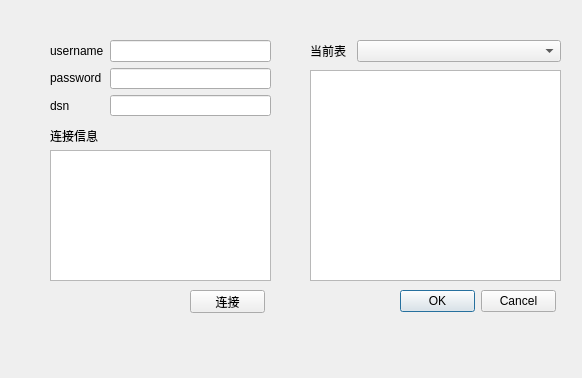
<?xml version="1.0" encoding="UTF-8"?>
<ui version="4.0">
 <class>Dialog</class>
 <widget class="QDialog" name="Dialog">
  <property name="geometry">
   <rect>
    <x>0</x>
    <y>0</y>
    <width>582</width>
    <height>378</height>
   </rect>
  </property>
  <property name="windowTitle">
   <string>Dialog</string>
  </property>
  <widget class="QPushButton" name="pushButton">
   <property name="geometry">
    <rect>
     <x>190</x>
     <y>290</y>
     <width>75</width>
     <height>23</height>
    </rect>
   </property>
   <property name="text">
    <string>连接</string>
   </property>
  </widget>
  <widget class="QTextEdit" name="textEdit">
   <property name="geometry">
    <rect>
     <x>50</x>
     <y>150</y>
     <width>221</width>
     <height>131</height>
    </rect>
   </property>
  </widget>
  <widget class="QTextEdit" name="textEdit_2">
   <property name="geometry">
    <rect>
     <x>310</x>
     <y>70</y>
     <width>251</width>
     <height>211</height>
    </rect>
   </property>
  </widget>
  <widget class="QLabel" name="label_5">
   <property name="geometry">
    <rect>
     <x>50</x>
     <y>130</y>
     <width>54</width>
     <height>12</height>
    </rect>
   </property>
   <property name="text">
    <string>连接信息</string>
   </property>
  </widget>
  <widget class="QDialogButtonBox" name="buttonBox">
   <property name="geometry">
    <rect>
     <x>400</x>
     <y>290</y>
     <width>156</width>
     <height>23</height>
    </rect>
   </property>
   <property name="standardButtons">
    <set>QDialogButtonBox::Cancel|QDialogButtonBox::Ok</set>
   </property>
  </widget>
  <widget class="QWidget" name="">
   <property name="geometry">
    <rect>
     <x>50</x>
     <y>40</y>
     <width>221</width>
     <height>76</height>
    </rect>
   </property>
   <layout class="QHBoxLayout" name="horizontalLayout">
    <item>
     <layout class="QVBoxLayout" name="verticalLayout">
      <item>
       <widget class="QLabel" name="label">
        <property name="text">
         <string>username</string>
        </property>
       </widget>
      </item>
      <item>
       <widget class="QLabel" name="label_2">
        <property name="text">
         <string>password</string>
        </property>
       </widget>
      </item>
      <item>
       <widget class="QLabel" name="label_3">
        <property name="text">
         <string>dsn</string>
        </property>
       </widget>
      </item>
     </layout>
    </item>
    <item>
     <layout class="QVBoxLayout" name="verticalLayout_2">
      <item>
       <widget class="QLineEdit" name="lineEdit"/>
      </item>
      <item>
       <widget class="QLineEdit" name="lineEdit_2"/>
      </item>
      <item>
       <widget class="QLineEdit" name="lineEdit_3"/>
      </item>
     </layout>
    </item>
   </layout>
  </widget>
  <widget class="QWidget" name="">
   <property name="geometry">
    <rect>
     <x>310</x>
     <y>40</y>
     <width>251</width>
     <height>22</height>
    </rect>
   </property>
   <layout class="QHBoxLayout" name="horizontalLayout_2">
    <item>
     <widget class="QLabel" name="label_4">
      <property name="sizePolicy">
       <sizepolicy hsizetype="Preferred" vsizetype="Preferred">
        <horstretch>1</horstretch>
        <verstretch>0</verstretch>
       </sizepolicy>
      </property>
      <property name="text">
       <string>当前表</string>
      </property>
     </widget>
    </item>
    <item>
     <widget class="QComboBox" name="comboBox">
      <property name="sizePolicy">
       <sizepolicy hsizetype="Preferred" vsizetype="Fixed">
        <horstretch>5</horstretch>
        <verstretch>0</verstretch>
       </sizepolicy>
      </property>
     </widget>
    </item>
   </layout>
  </widget>
 </widget>
 <resources/>
 <connections/>
</ui>
